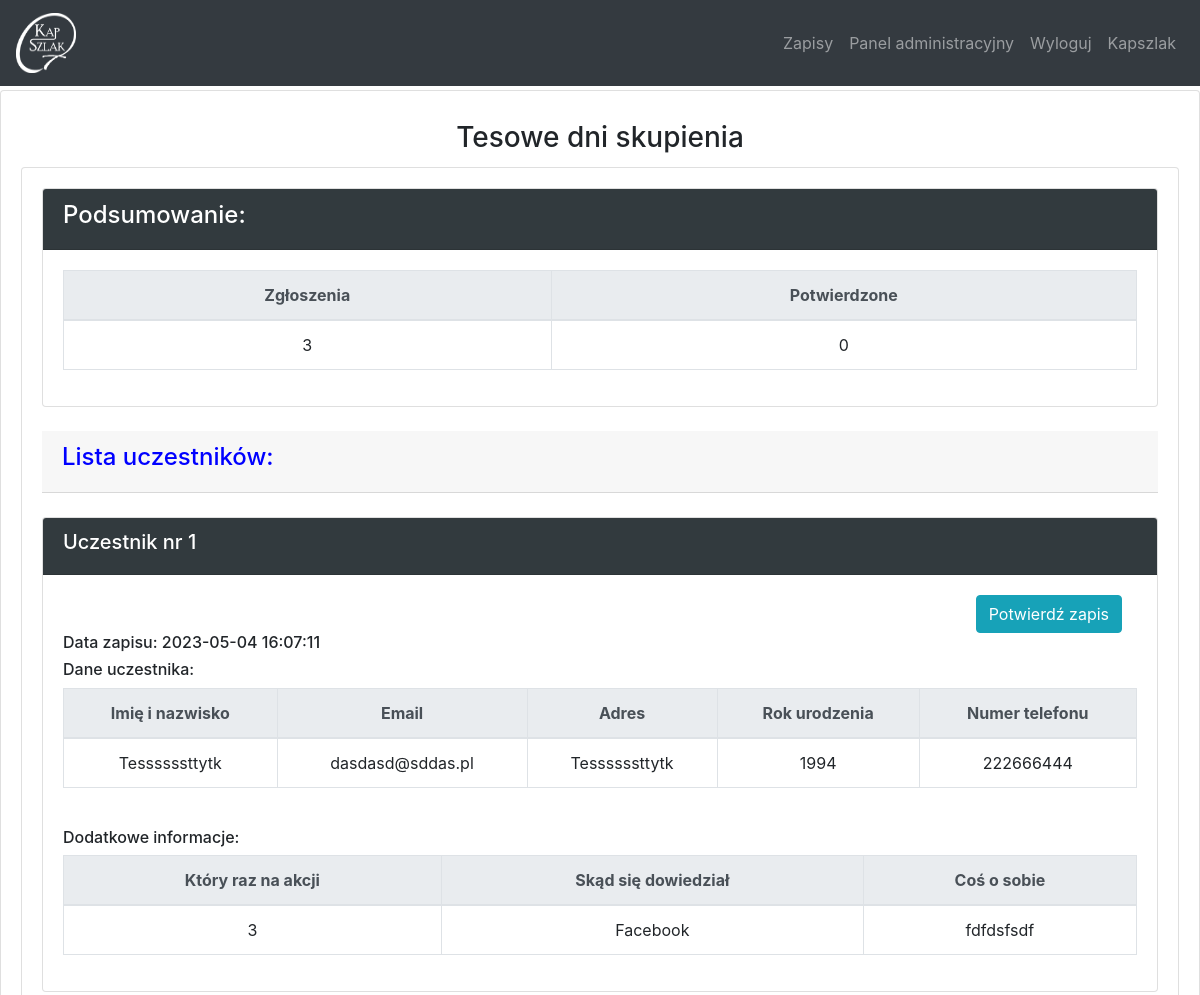
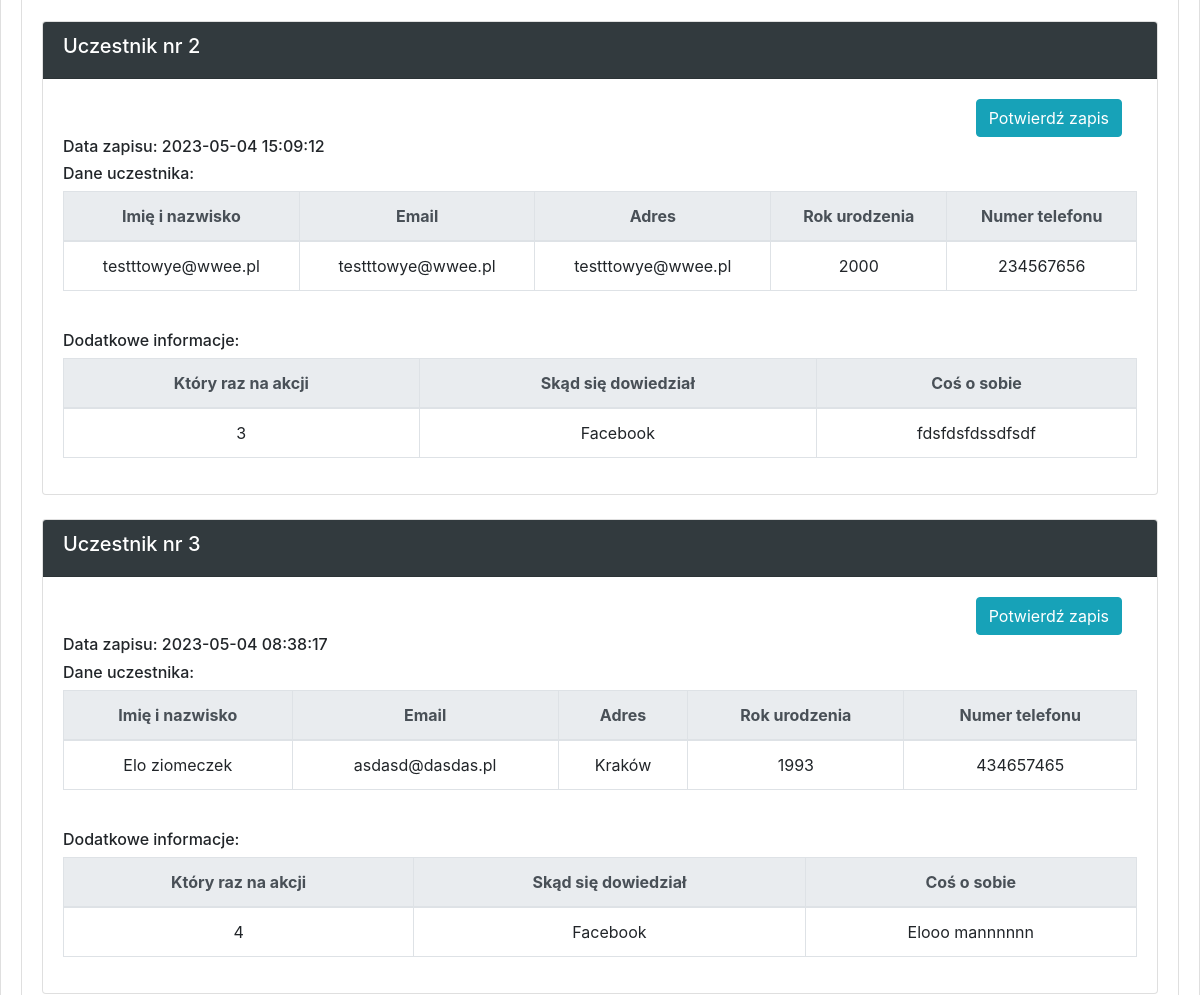
The page /dashboard/eventview?event_id=5 (signed in, upper part) on the database as committed earlier (2 pictures, top to bottom).
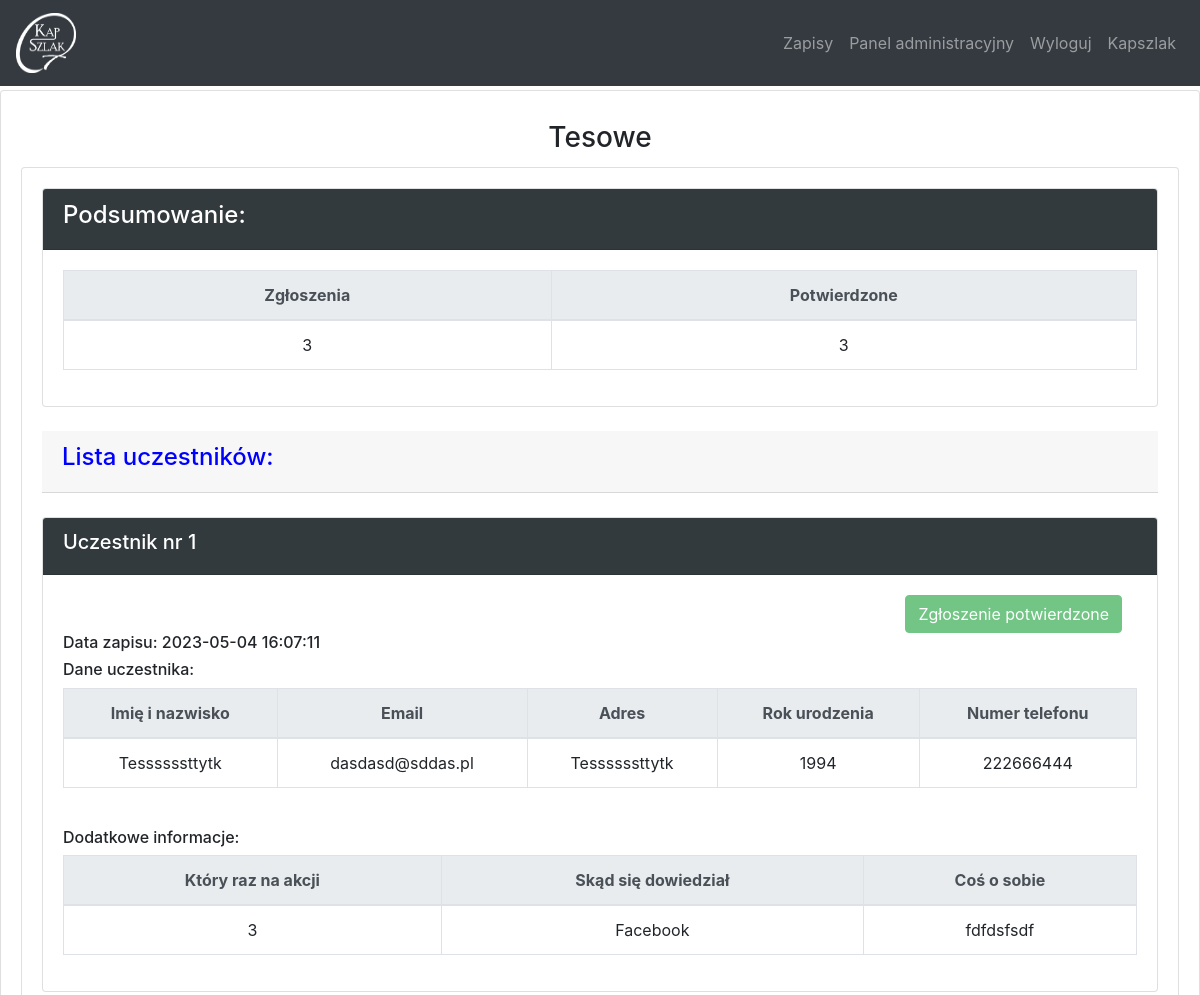
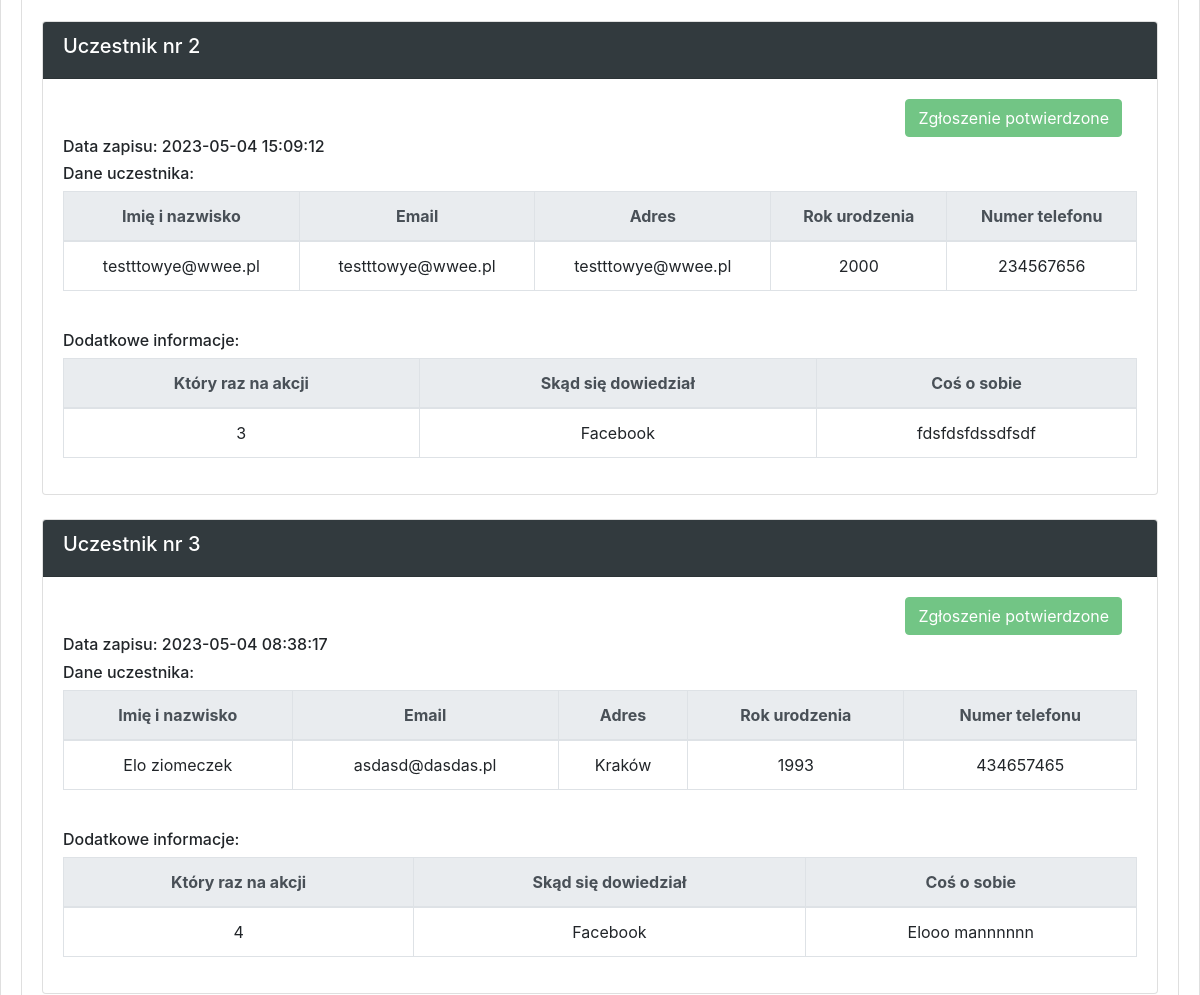
The same page on the database as committed later (2 pictures, top to bottom).
### website/models.py (models this page shows)
class Events(db.Model):
    id = db.Column(db.Integer, primary_key=True)
    year_id = db.Column(db.Integer, db.ForeignKey('year.id'))
    signup = db.relationship('Signup', backref='events')
    name = db.Column(db.String(300))
    date  = db.Column(db.Date)
    temp_id = db.Column(db.Integer)
    is_active = db.Column(db.Boolean, default=True, nullable=False)
    mail_temp = db.Column(db.String(1000))

class Signup(db.Model):
    id = db.Column(db.Integer, primary_key=True)
    event_id = db.Column(db.Integer, db.ForeignKey('events.id'))
    date  = db.Column(db.DateTime)
    person = db.relationship('Person', backref='signup')
    basic = db.relationship('Basic', backref='signup')
    winter = db.relationship('Winter', backref='signup')
    turnament = db.relationship('Turnament', backref='signup')
    older = db.relationship('Older', backref='signup')

class Person(db.Model):
    id = db.Column(db.Integer, primary_key=True)
    signup_id = db.Column(db.Integer, db.ForeignKey('signup.id'))
    is_verified = db.Column(db.Boolean, default=False)
    is_contact = db.Column(db.Boolean, default=True)
    name = db.Column(db.String(300))
    email = db.Column(db.String(300))
    adress = db.Column(db.String(300))
    year = db.Column(db.Integer)
    telNum = db.Column(db.Integer)
    selectSize = db.Column(db.String(10))
    weight = db.Column(db.Integer)
    height = db.Column(db.Integer)

class Basic(db.Model):
    id = db.Column(db.Integer, primary_key=True)
    signup_id = db.Column(db.Integer, db.ForeignKey('signup.id'))
    howMany = db.Column(db.Integer)
    whereKnew = db.Column(db.String(300))
    intro = db.Column(db.String(500))

### website/views.py (the view, shortened to what this page needs)
@views.route('/dashboard/eventview', methods=['GET', 'POST'])
@login_required
def event_view():
    event_id = request.args.get('event_id', None)
    event = Events.query.get(int(event_id))
    if event:
        sn_lst = event.signup
        sn_lst = sorted(sn_lst, key=lambda signup: signup.id, reverse=True)
        dic = get_sumup(event, sn_lst)
        if event.temp_id != 3:
            return render_template('event_view.html', event=event, sn_lst=sn_lst, user=current_user, dic=dic)
    else:
        flash('Operacja nie jest dostepna', category='error')
        return redirect(url_for('views.dashboard'))

### modules/servis_html.py (called while the page is built, shortened)
def get_sumup(event, lst):
	dic = {}
	dic_1 = {}
	dic_2 = {}
	dic_3 = {}
	dic['num_signup'] = len(lst)
	dic['num_active'] = 0
	temp1 = ['xs', 's', 'm', 'l', 'xl', 'xxl']
	temp2 = ['n_skiEver', 'n_skiInst', 'n_isLent', 'discount', 'normal', 'narty',
				'buty', 'deska', 'kask', 'kijki', 'gogle']
	temp3 = ['players', 'sleep', 'young', 'old']
	if event.temp_id in (1, 4):
		for item in temp1:
			dic_1[item] = 0
		dic.update(dic_1)
	if event.temp_id == 2:
		for item in temp2:
			dic_2[item] = 0
		dic.update(dic_2)
	if event.temp_id == 3:
		for item in temp3:
			dic_3[item] = 0
		dic.update(dic_3)
	if event.temp_id == 6:
		for item in temp1:
			dic_1[item] = 0
		dic.update(dic_1)
		dic['members'] = 0
	for signup in lst:
		for member in signup.person:
			if member.is_verified:
				dic['num_active'] += 1
			if event.temp_id == 6:
				dic['members'] += 1
	return dic

### website/templates/event_view.html (shortened to what this page needs)
{% extends "base.html" %}
{% block content %}
<div class="card">
		    <div class="card-body">
		    	<h3 class="card-title" align="center">{{ event.name }}</h3>
		    	<div class="card">
		    		<div class="card-body">
		    		{% if event.temp_id == 1 %}
			    		{% include 'signup_view/ev1.html' %}
			    	{% elif event.temp_id == 2 %}
			    		{% include 'signup_view/ev2.html' %}
			    	{% elif event.temp_id == 3 %}
			    		{% include 'signup_view/ev3.html' %}
			    	{% elif event.temp_id == 4 %}
			    		{% include 'signup_view/ev4.html' %}
			    	{% elif event.temp_id == 5 %}
			    		{% include 'signup_view/ev5.html' %}
			    	{% elif event.temp_id == 6 %}
			    		{% include 'signup_view/ev6.html' %}
			    	{% endif %}
		    		</div>
		</div>
	</div>
</div>
{% endblock %}

### website/templates/base.html (shortened to what this page needs)
<!DOCTYPE html>
<html>
  <head>
    <link
      rel="stylesheet"
      href="https://stackpath.bootstrapcdn.com/bootstrap/4.4.1/css/bootstrap.min.css"
    />
    <link
      rel="stylesheet"
      href="https://stackpath.bootstrapcdn.com/font-awesome/4.7.0/css/font-awesome.min.css"
    />
    <link rel="stylesheet" href="../static/css/style.css"/>
  </head>
  <body>
  <header>
    <nav class="navbar navbar-expand-lg navbar-dark bg-dark">
      <a class="navbar-brand" href="https://kapszlak.kapucyni.pl">
            <img src="../static/img/logo.png" width="60" height="60" alt="">
            </a>
        <div class="navbar-nav ml-auto">
          {% if user.get_id() == '1' %}
          <a class="nav-item nav-link" id="signUp" href="/">Zapisy</a>
          <a class="nav-item nav-link" id="dashboard" href="/dashboard">Panel administracyjny</a>
          <a class="nav-item nav-link" id="logout" href="/logout">Wyloguj</a>
          {% endif %}
          <a class="nav-item nav-link " href="https://kapszlak.kapucyni.pl">Kapszlak</a>
        </div>
    </nav>
  </header>
        {% block content %}
          {% endblock %}
  </body>
</html>

### website/templates/signup_view/ev5.html (shortened to what this page needs)
<div class="card">
    <div class="card-header" style="background-color: #323a3e">
<h4><font color="white">Podsumowanie:</font></h4>
</div>
<div class="card-body">
<table class="table table-bordered">
                          <thead class="thead-light" align="center">
                            <tr>
                              <th scope="col">Zgłoszenia</th>
                              <th scope="col">Potwierdzone</th>
                            </tr>
                          </thead>
                          <tbody align="center">
                            <tr>
                              <td>{{ dic['num_signup'] }}</td>
                              <td>{{ dic['num_active'] }}</td>
                            </tr>
                    </tbody>
                        </table>
                      </div>
</div>
<br>
    <div class="card-header">
      {% if dic['num_signup'] != 0 %}
<h4><font color="blue">Lista uczestników:</font></h4>
{% else %}
<h4><font color="red">Brak zapisanych uczestników:</font></h4>
{% endif %}
</div>
<br>
{% for signup in sn_lst %}
<div class="card">
    <div class="card-header" style="background-color: #323a3e">
<h5><font color="white">Uczestnik nr {{ loop.index }}</font></h5>
</div>
    {% for item in signup.person %}
    <div class="card-body">
      <div class="col-md-12 text-right">
        {% if not item.is_verified %}
        <a href="/signup-verified?event_id={{ event.id }}&person_id={{ item.id }}"><button type="button" class="btn btn-info">Potwierdź zapis</button></a>
        {% else %}
        <button type="button" class="btn btn-success" disabled>Zgłoszenie potwierdzone</button>
        {% endif %}
      </div>
<h6>Data zapisu: {{ signup.date }}</h6>
<h6>Dane uczestnika:</h6>
<table class="table table-bordered">
                          <thead class="thead-light" align="center">
                            <tr>
                              <th scope="col">Imię i nazwisko</th>
                              <th scope="col">Email</th>
                              <th scope="col">Adres</th>
                              <th scope="col">Rok urodzenia</th>
                              <th scope="col">Numer telefonu</th>
                            </tr>
                          </thead>
                          <tbody align="center">
                            <tr>
                              <td>{{ item.name }}</td>
                              <td>{{ item.email }}</td>
                              <td>{{ item.adress }}</td>
                              <td>{{ item.year }}</td>
                              <td>{{ item.telNum }}</td>
                            </tr>
                          </tbody>
                        </table>
               {% endfor %}
               <br>
{% for item in signup.basic %}
<h6>Dodatkowe informacje:</h6>
<table class="table table-bordered">
                          <thead class="thead-light" align="center">
                            <tr>
                              <th scope="col">Który raz na akcji</th>
                              <th scope="col">Skąd się dowiedział</th>
                              <th scope="col">Coś o sobie</th>
                            </tr>
                          </thead>
                          <tbody align="center">
                            <tr>
                              <td>{{ item.howMany }}</td>
                              <td>{{ item.whereKnew }}</td>
                              <td>{{ item.intro }}</td>
                            </tr>
                          </tbody>
                        </table>
               {% endfor %}
             </div>
           </div><br>
               {% endfor %}

### website/static/css/style.css (style rules this page uses)
nav { margin-bottom: 4px; }
h3 { margin-top: 10px; }
table, th, td { border: 1px solid black; border-collapse: collapse; }

Rows that differ between the two databases and show on the page:
changed Events: name "Tesowe dni skupienia" → "Tesowe"
changed Person "Tessssssttytk": is_verified "Potwierdź zapis" → "Zgłoszenie potwierdzone"
changed Person "testttowye@wwee.pl": is_verified "Potwierdź zapis" → "Zgłoszenie potwierdzone"
changed Person "Elo ziomeczek": is_verified "Potwierdź zapis" → "Zgłoszenie potwierdzone"
Other text that changed with them:
{{ dic['num_active'] }}: "0" → "3"
